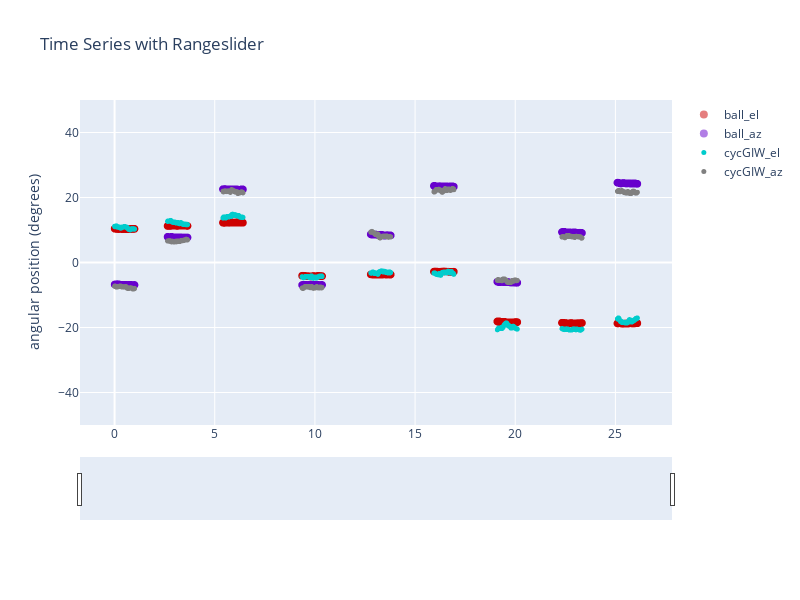

The notebook cell this image was saved under:
### Markdown cell above
## Plot calib assessment using world frame spherical (GIW)

### Code cell
df2 = sessionDict['processedCalib']

yLim=[-50,50]
width=800
height=600

startTimeS = df2['worldVidTimeSec'].iloc[0]
endTimeS = df2['worldVidTimeSec'].iloc[-2]

# I googled for, "python find first larger than"
startIndex = next(idx for idx, val in enumerate(df2['worldVidTimeSec']) if val >  startTimeS)
endIndex = next(idx for idx, val in enumerate(df2['worldVidTimeSec']) if val >  endTimeS)
print('Plotting from index: ' + str(startIndex) + ' to ' + str(endIndex))

colors_idx = ['rgb(0,204,204)','rgb(128,128,128)','rgb(204,0,0)','rgb(102,0,204)']

# from plotly.subplots import make_subplots
# fig = make_subplots(rows=2, cols=1,shared_xaxes=True)

traces = []

###

bEih_el = go.Scattergl(
    x=df2['worldVidTimeSec'][startIndex:endIndex],
    y=df2['ball_el'][startIndex:endIndex],
    name = 'ball_el',
    marker_color = colors_idx[2],
    mode='markers',
    marker_size = 8,
    opacity = 0.5)

bEih_az = go.Scattergl(
    x=df2['worldVidTimeSec'][startIndex:endIndex],
    y=df2['ball_az'][startIndex:endIndex],
    name = 'ball_az',
    marker_color = colors_idx[3],
    mode='markers',
    marker_size = 8,
    opacity = 0.5)


traces.append(bEih_el)
traces.append(bEih_az)


eih_el = go.Scattergl(
    x = df2['worldVidTimeSec'][startIndex:endIndex],
    y = df2['cycGIW_el'][startIndex:endIndex],
    name = 'cycGIW_el',
    marker_color = colors_idx[0],
    mode='markers',
    marker_size = 5,
    opacity = 1)

eih_az = go.Scattergl(
    x = df2['worldVidTimeSec'][startIndex:endIndex],
    y = df2['cycGIW_az'][startIndex:endIndex],
    name = 'cycGIW_az',
    marker_color = colors_idx[1],
    mode='markers',
    marker_size = 5,
    opacity = 1)

traces.append(eih_el)
traces.append(eih_az)

layout = dict(
    dragmode= 'pan',
    title='Time Series with Rangeslider',
    width=width,
    height=height,
    yaxis=dict(range=yLim, title='angular position (degrees)'),
    xaxis=dict(
        rangeslider=dict(visible=True))
)


fig = dict(data=traces, layout=layout)

iplot(fig)

### Figure 1 — Plotly figure (JSON) as saved in the notebook; plotly's stock layout.template omitted (floating-point values rounded to 4 significant figures; data arrays with more than 128 entries replaced by an {"elided": "..."} marker saying what was removed)
{"data": [{"marker": {"color": "rgb(204,0,0)", "size": 8}, "mode": "markers", "name": "ball_el", "opacity": 0.5, "type": "scattergl", "x": {"elided": "2973 float values"}, "y": {"elided": "2973 float values"}}, {"marker": {"color": "rgb(102,0,204)", "size": 8}, "mode": "markers", "name": "ball_az", "opacity": 0.5, "type": "scattergl", "x": {"elided": "2973 float values"}, "y": {"elided": "2973 float values"}}, {"marker": {"color": "rgb(0,204,204)", "size": 5}, "mode": "markers", "name": "cycGIW_el", "opacity": 1, "type": "scattergl", "x": {"elided": "2973 float values"}, "y": {"elided": "2973 float values"}}, {"marker": {"color": "rgb(128,128,128)", "size": 5}, "mode": "markers", "name": "cycGIW_az", "opacity": 1, "type": "scattergl", "x": {"elided": "2973 float values"}, "y": {"elided": "2973 float values"}}], "layout": {"dragmode": "pan", "height": 600, "title": {"text": "Time Series with Rangeslider"}, "width": 800, "xaxis": {"rangeslider": {"visible": true}}, "yaxis": {"range": [-50, 50], "title": {"text": "angular position (degrees)"}}}}
